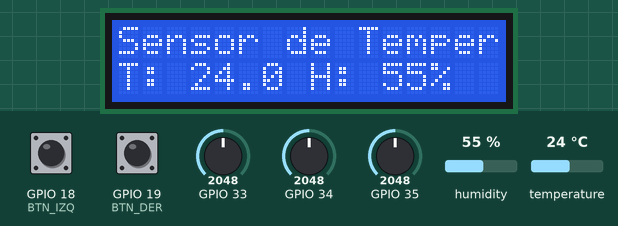
Bench run of a program on a simulated ESP32. Shown: 16×2 character LCD. Inputs (shaded band) come from the test bench; at power-on: GPIO 18 (BTN_IZQ) HIGH, GPIO 35 = 2048, GPIO 19 (BTN_DER) HIGH, GPIO 34 = 2048, GPIO 33 = 2048, humidity 55 %, temperature 24 °C. What the program prints to the serial monitor is not drawn.

Above: at 3.2 s.
3.3 s: GPIO 18 (BTN_IZQ) pulled LOW for 3.2 s
At 6.8 s:
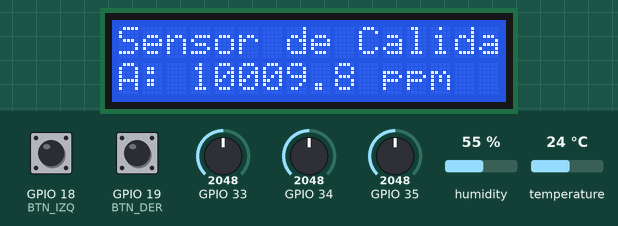
8.0 s: GPIO 35 set to 1960
At 9.7 s:
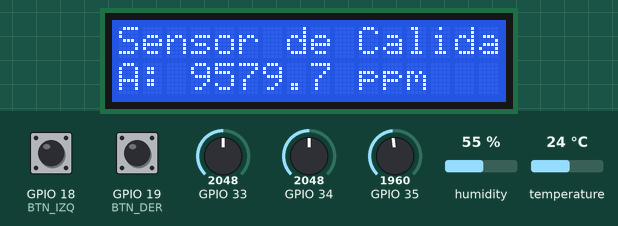
10.0 s: GPIO 19 (BTN_DER) pulled LOW for 1 s
At 11.9 s:
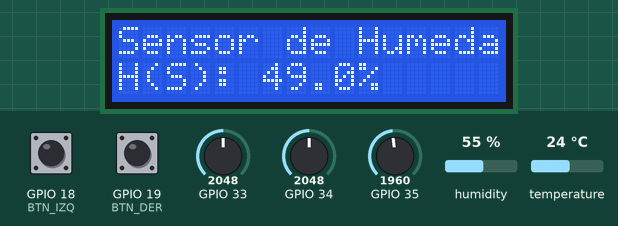
12.5 s: GPIO 34 set to 1960
At 13.9 s:
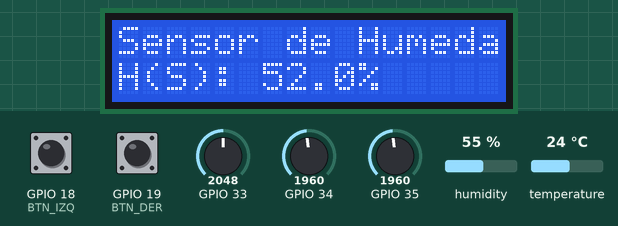
14.3 s: GPIO 34 set to 2040
At 16.1 s:
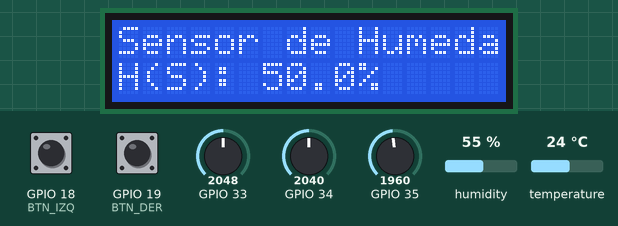
16.4 s: GPIO 34 set to 1228
At 18.2 s:
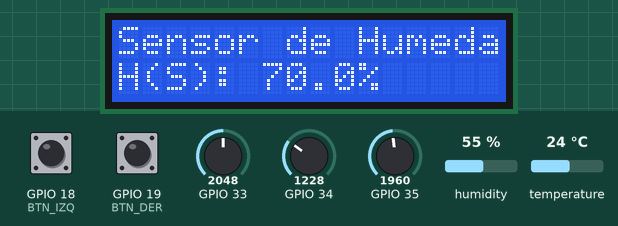
Timing chart, 0 to 19.5 s (numbered marks = the images above; inputs shaded):
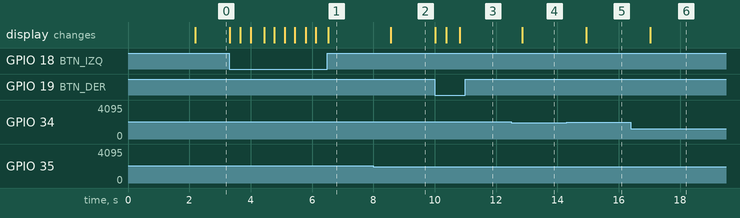

Measured:
- after the input at 3.3 s, the display: first changes at once (image 1 shows a later state)
- after the input at 8.0 s, the display: changes after 0.57 s (image 2)
- after the input at 10.0 s, the display: first changes at once (image 3 shows a later state)
- after the input at 12.5 s, the display: changes after 0.36 s (image 4)
- after the input at 14.3 s, the display: changes after 0.64 s (image 5)
- after the input at 16.4 s, the display: changes after 0.62 s (image 6)

The program:

main.cpp
```cpp
#include "EstacionMeteorologica.h"
#include "SensorAmbiental.h"
#include "SensorSuelo.h"
#include "SensorLuz.h"
#include "SensorAire.h"
#include "PantallaLCD.h"

// 1. Declaración de objetos globales a través de punteros para permitir su inicialización en setup()
PantallaLCD* pantallaLCD = nullptr;
EstacionMeteorologica* estacionMetereologica = nullptr;

// Definición de pines
const int BTN_IZQ = 18;
const int BTN_DER = 19;

void setup() {
    Serial.begin(115200);

    // 2. Inicialización de la pantalla LCD, la estación meteorológica y pines de botones
    pantallaLCD = new PantallaLCD(0x27, 16, 2);
    pantallaLCD->inicializar();
    pantallaLCD->mostrarMensaje("Iniciando...", "Iniciando...");

    pinMode(BTN_IZQ, INPUT_PULLUP);
    pinMode(BTN_DER, INPUT_PULLUP);

    estacionMetereologica = new EstacionMeteorologica(4, pantallaLCD);

    // 3. Creación de los sensores en la memoria 'heap' de la estación
    estacionMetereologica->agregarSensor(new SensorAmbiental(4)); // Pin digital DHT11
    estacionMetereologica->agregarSensor(new SensorSuelo(34));    // Pin analógico HC69
    estacionMetereologica->agregarSensor(new SensorAire(35));     // Pin analógico MQ135
    estacionMetereologica->agregarSensor(new SensorLuz(33));      // Pin digital LDR

    delay(2000);
}

void loop() {

    // 4. Actualización de las mediciones y lectura de botones (LOW significa presionado por el PULLUP)
    if (digitalRead(BTN_IZQ) == LOW) {
        estacionMetereologica->anteriorSensor();
        estacionMetereologica->mostrarSensorActual();
        delay(300); // Debounce simple para evitar rebotes
    }

    if (digitalRead(BTN_DER) == LOW) {
        estacionMetereologica->siguienteSensor();
        estacionMetereologica->mostrarSensorActual();
        delay(300);
    }

    // 5. Actualizar mediciones periódicamente sin cambiar de pantalla
    static unsigned long ultimaActualizacion = 0;

    if (millis() - ultimaActualizacion > 2000) { // Actualiza cada 2 segundos
        estacionMetereologica->actualizarMediciones();
        estacionMetereologica->mostrarSensorActual(); // Refresca los datos en pantalla
        ultimaActualizacion = millis();
    }
}
```

Estacionmeteorologica.h
```cpp
#ifndef ESTACIONMETEOROLOGICA_H

#define ESTACIONMETEOROLOGICA_H

#include "Sensor.h"
#include "PantallaLCD.h"

/**
 * @class EstacionMeteorologica
 * @brief Clase de alto nivel encargada de dirigir a los sensores y la salida de datos.
 */
class EstacionMeteorologica {
    protected:
        Sensor** listaSensores;
        int cantidadSensores;
        int capacidadMax;
        PantallaLCD* lcd;
        int indiceActual;

    public:
        /**
         * @brief Constructor de la EstacionMeteorologica.
         * @param capacidadMax Capacidad máxima del vector dinámico de sensores.
         * @param lcd Puntero a la pantalla LCD que utilizará el sistema para mostrar datos.
         */
        EstacionMeteorologica(int capacidadMax, PantallaLCD* lcd);

        /**
         * @brief Destructor encargado de liberar adecuadamente toda la memoria dinámica.
         * @note Borra de manera individual cada objeto sensor almacenado en el heap mediante 'delete'.
         */
        ~EstacionMeteorologica();

        /**
         * @brief Agrega dinámicamente un nuevo sensor al arreglo de la estación.
         * @param nuevoSensor Puntero de tipo Sensor.
         * @return true si el sensor se agregó con éxito, false si el arreglo está lleno.
         */
        bool agregarSensor(Sensor* nuevoSensor);

        /**
         * @brief Actualiza de manera secuencial las lecturas de todos los sensores registrados.
         * @note Aplica polimorfismo dinámico al invocar leerDatos().
         */
        void actualizarMediciones();

        /**
         * @brief Procesa y envía los datos recolectados hacia el objeto PantallaLCD.
         */
        void mostrarEnLCD();

        /**
         * @brief Mueve el índice al siguiente sensor en la lista.
         *
         */
        void siguienteSensor();

        /**
         * @brief Mueve el índice al sensor anterior en la lista.
         */
        void anteriorSensor();

        /**
         * @brief Muestra los datos del sensor actual en la pantalla LCD.
         */
        void mostrarSensorActual();
    };

#endif
```

Sensor.h
```cpp
#ifndef SENSOR_H

#define SENSOR_H

#include "Librerias.h"

/**
 * @class Sensor
 * @brief Clase abstracta que define la interfaz común para todos los sensores.
 */
class Sensor {
    protected:
        int pin;
        string tipoSensor;

    public:
        /**
         * @brief Constructor de la clase Sensor.
         * @param _pin Pin físico al que está conectado el sensor.
         * @param _tipo Cadena de texto con el nombre del tipo de sensor.
         */
        Sensor(int pin, string tipo);

        /**
         * @brief Destructor de SensorAire.
         */
        virtual ~Sensor() = default;

        /**
         * @brief Obtiene el pin de conexión del sensor.
         * @return Entero que representa el pin.
         */
        int getPin() const;

        /**
         * @brief Define un nuevo pin para el sensor.
         * @param _pin Nuevo pin físico de conexión.
         */
        void setPin(int pin);

        /**
         * @brief Obtiene el tipo o nombre del sensor.
         * @return String con el tipo de sensor.
         */
        string getTipoSensor() const;

        /**
         * @brief Define el tipo o nombre del sensor.
         * @param _tipo Cadena de texto con el nuevo tipo.
         */
        void setTipoSensor(string tipo);

        /**
         * @brief Método virtual puro que obliga a las clases derivadas a implementar una lógica propia para lectura de datos.
         */
        virtual void leerDatos() = 0;

        /**
         * @brief Método virtual puro que obliga a las clases derivadas a implementar una lógica propia para formateo de datos para la LCD.
         * @return String con los datos formateados listos para mostrar en la pantalla.
         */
        virtual string obtenerDatosFormateados() = 0;
};

#endif
```

SensorAmbiental.h
```cpp
#ifndef SENSORAMBIENTAL_H

#define SENSORAMBIENTAL_H

#include "Sensor.h"

/**
 * @class SensorAmbiental (Temperatura y Humedad)
 * @brief Clase SensorAmbiental derivada de Sensor
 */
class SensorAmbiental : public Sensor {
    private:
        float temperatura;
        float humedad;
        DHT dht;

    public:
        /**
         * @brief Constructor de la clase Sensor.
         * @param pin Pin físico al que está conectado el sensor.
         */
        SensorAmbiental(int pin);

        /**
         * @brief Destructor de SensorAmbiental.
         */
        ~SensorAmbiental() override;

        /**
         * @brief Establece la temperatura medida por el sensor DHT11.
         * @param temperatura Temperatura en grados Celsius (°C).
         */
        void setTemperatura(float temperatura);

        /**
         * @brief Establece la humedad relativa medida por el sensor DHT11.
         * @param humedad Humedad relativa en porcentaje (%).
         */
        void setHumedad(float humedad);

        /**
         * @brief Retorna el último valor de temperatura almacenado.
         * @return Temperatura en grados Celsius (°C).
         */
        float getTemperatura() const;

        /**
         * @brief Retorna el último valor de humedad almacenado.
         * @return Humedad relativa en porcentaje (%).
         */
        float getHumedad() const;

        /**
         * @brief Lee los datos obtenidos de temperatura y humedad por el sensor DHT11
         * @return no retorna nada, pero actualiza los atributos temperatura y humedad de la clase.
         */
        void leerDatos() override;

        /**
         * @brief Sobrescribe el método para obtener los datos formateados del sensor.
         * @return String con los datos formateados listos para la LCD.
         */
        string obtenerDatosFormateados() override;
};

#endif
```

Sensoraire.h
```cpp
#ifndef SENSORAIRE_H

#define SENSORAIRE_H

#include "Sensor.h"

/**
 * @class SensorAire
 * @brief Clase derivada que modela un sensor de gas/calidad del aire.
 */
class SensorAire : public Sensor {
    private:
        float ppmCalidad;

    public:
        /**
         * @brief Constructor para SensorAire.
         * @param pin Pin analógico de lectura.
         */
        SensorAire(int pin);

        /**
         * @brief Destructor de SensorAire.
         */
        ~SensorAire() override;

        /**
         * @brief Obtiene la concentración de gas medida en ppm.
         * @return Valor en partes por millón.
         */
        float getPpmCalidad() const;

        /**
         * @brief Establece las partes por millón de la calidad del aire.
         * @param ppm Valor en partes por millón.
         */
        void setPpmCalidad(float ppm);

        /**
         * @brief Sobreescribe el método para leer los datos del sensor.
         */
        void leerDatos() override;

        /**
         * @brief Sobreescribe el método para obtener los datos formateados del sensor.
         * @return String con los datos formateados listos para la LCD.
         */
        string obtenerDatosFormateados() override;
    };

#endif
```

Sensorluz.h
```cpp
#ifndef SENSORLUZ_H

#define SENSORLUZ_H

#include "Sensor.h"

/**
 * @class SensorLuz
 * @brief Clase derivada que modela un sensor de luminosidad por entrada analógica.
 */
class SensorLuz : public Sensor {
    private:
        float porcentajeLuz;

    public:
        /**
         * @brief Constructor para SensorLuz.
         * @param pin Pin analógico de conexión.
         */
        SensorLuz(int pin);

        /**
         * @brief Destructor de SensorLuz.
         */
        ~SensorLuz() override;

        /**
         * @brief Obtiene el porcentaje de luz actual.
         * @return Valor flotante entre 0.0 y 100.0.
         */
        float getPorcentajeLuz() const;

        /**
         * @brief Establece el porcentaje de luz.
         * @param luz Porcentaje de luz.
         */
        void setPorcentajeLuz(float luz);

        /**
         * @brief Lee el valor analógico y lo convierte a porcentaje de luz[cite: 124].
         */
        void leerDatos() override;

        /**
         * @brief Sobrescribe el método para obtener los datos formateados del sensor.
         * @return String con los datos formateados listos para la LCD.
         */
        string obtenerDatosFormateados() override;
    };

#endif
```

Sensorsuelo.h
```cpp
#ifndef SENSORSUELO_H

#define SENSORSUELO_H

#include "Sensor.h"

/**
 * @class SensorSuelo
 * @brief Clase derivada para medir la humedad en terrenos.
 */
class SensorSuelo : public Sensor {
    private:
        float humedadSuelo;

    public:
        /**
         * @brief Constructor para SensorSuelo.
         * @param pin Pin analógico de conexión.
         */
        SensorSuelo(int pin);

        /**
         * @brief Destructor de SensorSuelo.
         */
        ~SensorSuelo() override;

        /**
         * @brief Obtiene la humedad del suelo medida.
         * @return Porcentaje de humedad (0% - 100%).
         */
        float getHumedadSuelo() const;

        /**
         * @brief Establece el valor de humedad del suelo.
         * @param humedad Porcentaje de humedad.
         */
        void setHumedadSuelo(float humedad);

        /**
         * @brief Lee la entrada analógica y calcula el porcentaje de humedad del suelo.
         */
        void leerDatos() override;

        /**
         * @brief Sobrescribe el método para obtener los datos formateados del sensor.
         * @return String con los datos formateados listos para la LCD.
         */
        string obtenerDatosFormateados() override;
};

#endif
```

EstacionMeteorologica.cpp
```cpp
#include "EstacionMeteorologica.h"

vector<Sensor*> listaSensores;

EstacionMeteorologica::EstacionMeteorologica(int capacidadMax, PantallaLCD* lcd) {
    this->capacidadMax = capacidadMax;
    this->cantidadSensores = 0;
    this->listaSensores = new Sensor*[capacidadMax]; // Reserva memoria para el arreglo de punteros a sensores
    this->lcd = lcd;
    this->indiceActual = 0;
}

EstacionMeteorologica::~EstacionMeteorologica() {

    // Liberar memoria de cada sensor individualmente
    for (int i = 0; i < cantidadSensores; i++) {
        delete listaSensores[i];    // Elimina cada objeto sensor del heap
    }
    delete[] listaSensores;         // Elimina el arreglo de punteros
}

bool EstacionMeteorologica::agregarSensor(Sensor* nuevoSensor) {
    if (cantidadSensores < capacidadMax) {

        listaSensores[cantidadSensores] = nuevoSensor; // Agrega el nuevo sensor al arreglo
        cantidadSensores++;                            // Incrementa el numero de sensores registrados
        return true;                                   // Sensor agregado exitosamente

    } else {
        return false;                               // No se pudo agregar, capacidad máxima alcanzada
    }
}

void EstacionMeteorologica::actualizarMediciones() {
    Serial.println("Mediciones:");

    for (int i = 0; i < cantidadSensores; i++) {
        Serial.println("-------------------------------------");
        listaSensores[i]->leerDatos(); // Invoca el método leerDatos() de cada sensor
    }
    Serial.println("-------------------------------------");
}

void EstacionMeteorologica::mostrarEnLCD() {
    for (int i = 0; i < cantidadSensores; i++) {

        // Muestra el nombre del sensor y sus datos utilizando el método mostrarSensor() de la clase PantallaLCD
        lcd->mostrarSensor(listaSensores[i]->getTipoSensor(), listaSensores[i]->obtenerDatosFormateados());

        // Pausa 2 segundos entre cada sensor para permitir la lectura antes de mostrar el siguiente
        delay(2000);
    }
}

void EstacionMeteorologica::siguienteSensor() {
    indiceActual = (indiceActual + 1) % cantidadSensores;
}

void EstacionMeteorologica::anteriorSensor() {
    indiceActual = (indiceActual - 1 + cantidadSensores) % cantidadSensores;
}

void EstacionMeteorologica::mostrarSensorActual() {
    lcd->mostrarSensor(listaSensores[indiceActual]->getTipoSensor(),
                       listaSensores[indiceActual]->obtenerDatosFormateados());
}
```

Sensor.cpp
```cpp
#include "Sensor.h"

Sensor::Sensor(int pin, string tipo) {
    this->pin = pin;
    this->tipoSensor = tipo;
}

int Sensor::getPin() const {
    return this->pin;
}

void Sensor::setPin(int pin) {
    this->pin = pin;
}

string Sensor::getTipoSensor() const {
    return this->tipoSensor;
}

void Sensor::setTipoSensor(string tipo) {
    this->tipoSensor = tipo;
}
```

SensorAire.cpp
```cpp
#include "SensorAire.h"

SensorAire::SensorAire(int pin) : Sensor(pin, "Sensor de Calidad del Aire") {
    this->ppmCalidad = 0.0;
}

SensorAire::~SensorAire() {
    // No se requieren acciones específicas para el destructor
}

float SensorAire::getPpmCalidad() const {
    return this->ppmCalidad;
}

void SensorAire::setPpmCalidad(float ppm) {
    this->ppmCalidad = ppm;
}

void SensorAire::leerDatos() {
    int valorAnalogico = analogRead(this->pin);

    // Se implementa una fórmula de calibración específica para el sensor de aire
    // En este caso, se toma un rango de 0-1023 que corresponde a 0-500 ppm:

    this->ppmCalidad = (valorAnalogico / 1023.0) * 5000;

    // Impresión Serial
    Serial.print("Calidad del Aire: ");
    Serial.print(getPpmCalidad());
    Serial.println(" ppm");
}

string SensorAire::obtenerDatosFormateados() {
    char buffer[30];
    sprintf(buffer, "A: %.1f ppm", this->ppmCalidad);
    return string(buffer);
}
```

SensorAmbiental.cpp
```cpp
#include "SensorAmbiental.h"

SensorAmbiental::SensorAmbiental(int pin) : Sensor(pin, "Sensor de Temperatura y Humedad Relativa"), dht(pin, DHT11) {
    this->temperatura = 0.0;
    this->humedad = 0.0;
    this->dht.begin(); // IMPORTANTE: Activa el pin y la comunicación entre el DHT11 y la ESP32
}

SensorAmbiental::~SensorAmbiental() {
    // Destructor vacío, no hay recursos dinámicos que liberar
}

float SensorAmbiental::getTemperatura() const {
    return this->temperatura;
}

void SensorAmbiental::setTemperatura(float temperatura) {
    this->temperatura = temperatura;
}


float SensorAmbiental::getHumedad() const {
    return this->humedad;
}

void SensorAmbiental::setHumedad(float humedad) {
    this->humedad = humedad;
}

void SensorAmbiental::leerDatos() {
    // Lectura de valores mediante pin digital del sensor DHT11
    float h = dht.readHumidity();
    float t = dht.readTemperature();

    this->setHumedad(h);
    this->setTemperatura(t);

    if (getTemperatura() && getHumedad()) {
        // Impresión Serial
        Serial.print("Temperatura: ");
        Serial.print(getTemperatura());
        Serial.println(" °C");
        Serial.print("Humedad Ambiental: ");
        Serial.print(getHumedad());
        Serial.println(" %");
    }

    // Verificación de lecturas válidas
    if (isnan(h) || isnan(t)) {
        Serial.println("Error en la lectura del sensor DHT11");
        return;
    }
}

string SensorAmbiental::obtenerDatosFormateados() {
    char buffer[30];
    sprintf(buffer, "T: %.1f H: %.0f%%", this->temperatura, this->humedad);
    return string(buffer);
}
```

SensorLuz.cpp
```cpp
#include "SensorLuz.h"

SensorLuz::SensorLuz(int pin) : Sensor(pin, "Sensor de Luz") {
    this->porcentajeLuz = 0.0;
}

SensorLuz::~SensorLuz() {
    // No se requiere limpieza específica
}

float SensorLuz::getPorcentajeLuz() const {
    return this->porcentajeLuz;
}

void SensorLuz::setPorcentajeLuz(float luz) {

    // Condicionales para asegurar que el porcentaje esté entre 0 y 100
    if (luz < 0.0) {
        this->porcentajeLuz = 0.0;
    } else if (luz > 100.0) {
        this->porcentajeLuz = 100.0;
    } else {
        this->porcentajeLuz = luz;
    }
}

void SensorLuz::leerDatos() {
    // Lectura del valor analógico del sensor de luz
    int valorAnalogico = analogRead(this->pin);

    // Conversión del valor analógico a porcentaje de luz
    // La función map() asigna los valores según el rango del sensor
    // Se está suponiendo que 4095 es "muy iluminado" y 0 es "oscuridad"
    this->porcentajeLuz = map(valorAnalogico, 4095, 0, 0, 100);

    // Limita que el valor esté entre 0 y 100 por seguridad
    this->porcentajeLuz = constrain(this->porcentajeLuz, 0, 100);

    // Impresión Serial
    Serial.print("Intensidad Luminica: ");
    Serial.print(getPorcentajeLuz());
    Serial.println(" %");
}

string SensorLuz::obtenerDatosFormateados() {
    char buffer[30];
    sprintf(buffer, "L: %.1f%%", this->porcentajeLuz);
    return string(buffer);
}
```

Source omitted: SensorSuelo.cpp (1220 bytes), PantallaLCD.h (1812 bytes), PantallaLCD.cpp (923 bytes), Librerias.h (492 bytes)
